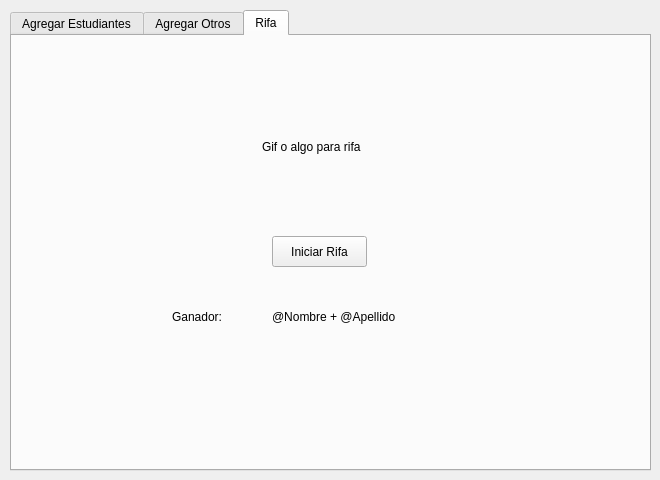
<?xml version="1.0" encoding="UTF-8"?>
<ui version="4.0">
 <class>Form</class>
 <widget class="QWidget" name="Form">
  <property name="geometry">
   <rect>
    <x>0</x>
    <y>0</y>
    <width>660</width>
    <height>480</height>
   </rect>
  </property>
  <property name="windowTitle">
   <string>Form</string>
  </property>
  <widget class="QTabWidget" name="tabWidget">
   <property name="geometry">
    <rect>
     <x>10</x>
     <y>10</y>
     <width>641</width>
     <height>461</height>
    </rect>
   </property>
   <property name="currentIndex">
    <number>2</number>
   </property>
   <widget class="QWidget" name="tab">
    <attribute name="title">
     <string>Agregar Estudiantes</string>
    </attribute>
    <widget class="QGroupBox" name="groupBox">
     <property name="geometry">
      <rect>
       <x>30</x>
       <y>90</y>
       <width>571</width>
       <height>201</height>
      </rect>
     </property>
     <property name="title">
      <string>GroupBox</string>
     </property>
     <widget class="QTextEdit" name="textEdit">
      <property name="geometry">
       <rect>
        <x>90</x>
        <y>40</y>
        <width>91</width>
        <height>31</height>
       </rect>
      </property>
     </widget>
     <widget class="QLabel" name="label">
      <property name="geometry">
       <rect>
        <x>10</x>
        <y>50</y>
        <width>67</width>
        <height>21</height>
       </rect>
      </property>
      <property name="text">
       <string>DUE</string>
      </property>
     </widget>
     <widget class="QPushButton" name="pushButton">
      <property name="geometry">
       <rect>
        <x>260</x>
        <y>40</y>
        <width>95</width>
        <height>31</height>
       </rect>
      </property>
      <property name="text">
       <string>Buscar</string>
      </property>
     </widget>
     <widget class="QLabel" name="label_2">
      <property name="geometry">
       <rect>
        <x>10</x>
        <y>100</y>
        <width>181</width>
        <height>21</height>
       </rect>
      </property>
      <property name="text">
       <string>Nombres</string>
      </property>
     </widget>
     <widget class="QPushButton" name="pushButton_2">
      <property name="enabled">
       <bool>false</bool>
      </property>
      <property name="geometry">
       <rect>
        <x>420</x>
        <y>120</y>
        <width>95</width>
        <height>31</height>
       </rect>
      </property>
      <property name="text">
       <string>Agergar</string>
      </property>
     </widget>
     <widget class="QLabel" name="label_3">
      <property name="geometry">
       <rect>
        <x>270</x>
        <y>100</y>
        <width>91</width>
        <height>21</height>
       </rect>
      </property>
      <property name="text">
       <string>Carrera</string>
      </property>
     </widget>
     <widget class="QLabel" name="label_4">
      <property name="geometry">
       <rect>
        <x>270</x>
        <y>150</y>
        <width>91</width>
        <height>21</height>
       </rect>
      </property>
      <property name="text">
       <string>@Carrera</string>
      </property>
     </widget>
     <widget class="QLabel" name="label_5">
      <property name="geometry">
       <rect>
        <x>10</x>
        <y>150</y>
        <width>181</width>
        <height>21</height>
       </rect>
      </property>
      <property name="text">
       <string>@Nombres + @Apellidos</string>
      </property>
     </widget>
    </widget>
   </widget>
   <widget class="QWidget" name="tab_2">
    <attribute name="title">
     <string>Agregar Otros</string>
    </attribute>
    <widget class="QGroupBox" name="groupBox_2">
     <property name="geometry">
      <rect>
       <x>20</x>
       <y>50</y>
       <width>571</width>
       <height>261</height>
      </rect>
     </property>
     <property name="title">
      <string>GroupBox</string>
     </property>
     <widget class="QTextEdit" name="textEdit_2">
      <property name="geometry">
       <rect>
        <x>130</x>
        <y>70</y>
        <width>91</width>
        <height>31</height>
       </rect>
      </property>
     </widget>
     <widget class="QLabel" name="label_6">
      <property name="geometry">
       <rect>
        <x>30</x>
        <y>80</y>
        <width>91</width>
        <height>21</height>
       </rect>
      </property>
      <property name="text">
       <string>DUI ó Carnet</string>
      </property>
     </widget>
     <widget class="QPushButton" name="pushButton_4">
      <property name="enabled">
       <bool>false</bool>
      </property>
      <property name="geometry">
       <rect>
        <x>450</x>
        <y>140</y>
        <width>95</width>
        <height>31</height>
       </rect>
      </property>
      <property name="text">
       <string>Agergar</string>
      </property>
     </widget>
     <widget class="QLabel" name="label_11">
      <property name="geometry">
       <rect>
        <x>30</x>
        <y>120</y>
        <width>67</width>
        <height>21</height>
       </rect>
      </property>
      <property name="text">
       <string>Nombre</string>
      </property>
     </widget>
     <widget class="QTextEdit" name="textEdit_3">
      <property name="geometry">
       <rect>
        <x>130</x>
        <y>120</y>
        <width>271</width>
        <height>31</height>
       </rect>
      </property>
     </widget>
     <widget class="QTextEdit" name="textEdit_4">
      <property name="geometry">
       <rect>
        <x>130</x>
        <y>160</y>
        <width>271</width>
        <height>31</height>
       </rect>
      </property>
     </widget>
     <widget class="QLabel" name="label_12">
      <property name="geometry">
       <rect>
        <x>30</x>
        <y>170</y>
        <width>67</width>
        <height>21</height>
       </rect>
      </property>
      <property name="text">
       <string>Apellidos</string>
      </property>
     </widget>
    </widget>
   </widget>
   <widget class="QWidget" name="tab_3">
    <attribute name="title">
     <string>Rifa</string>
    </attribute>
    <widget class="QPushButton" name="pushButton_3">
     <property name="geometry">
      <rect>
       <x>260</x>
       <y>200</y>
       <width>95</width>
       <height>31</height>
      </rect>
     </property>
     <property name="text">
      <string>Iniciar Rifa</string>
     </property>
    </widget>
    <widget class="QLabel" name="label_7">
     <property name="geometry">
      <rect>
       <x>160</x>
       <y>270</y>
       <width>67</width>
       <height>21</height>
      </rect>
     </property>
     <property name="text">
      <string>Ganador:</string>
     </property>
    </widget>
    <widget class="QLabel" name="label_8">
     <property name="geometry">
      <rect>
       <x>260</x>
       <y>270</y>
       <width>231</width>
       <height>21</height>
      </rect>
     </property>
     <property name="text">
      <string>@Nombre + @Apellido</string>
     </property>
    </widget>
    <widget class="QLabel" name="label_9">
     <property name="geometry">
      <rect>
       <x>250</x>
       <y>90</y>
       <width>121</width>
       <height>41</height>
      </rect>
     </property>
     <property name="text">
      <string>Gif o algo para rifa</string>
     </property>
    </widget>
   </widget>
  </widget>
 </widget>
 <resources/>
 <connections/>
</ui>
